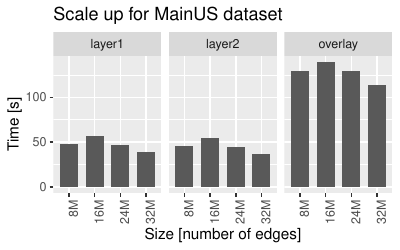

Write R code to recreate this figure.
library(tidyverse)
setwd("~/Documents/SDCEL/figures/experiments/")

data0 = enframe(read_lines("MainUS_scaleup_v03.txt"), value="line")

data1 = data0 %>%
  filter(str_detect(line, 'TIME')) 

fields1 = c("ts","start","appId","time","tag","stage","data")
fields2 = c("dataset", "tolerance", "overlay_method", "overlay_level", "partitions", "nodes", "run")
fields3 = c(NA, NA, NA, "size")
data2 = data1 %>% 
  separate(sep = "\\|", col = "line", into = fields1, extra = "drop") %>%
  separate(sep = "_"  , col = "data", into = fields2, extra = "drop") %>%
  separate(sep = "/"  , col = "dataset", into = fields3, extra = "drop") %>%
  filter(stage == "layer1" | stage == "layer2" | stage == "overlay") %>%
  select(time, stage, size) %>%
  mutate(time = as.numeric(time) / 1000.0, size = as.factor(size)) %>%
  mutate(size = recode_factor(size, S0 = "8M", S1 = "16M", S2 = "24M", S3 = "32M"))

size_labels = c("8M", "16M", "24M", "32M")
data3 = data2 %>%
  group_by(size, stage) %>% summarise(time = mean(time))  %>%
  mutate(size = fct_relevel(size, size_labels))

write_tsv(data3, "MainUS_scaleup.tsv")

p = ggplot(data3, aes(x = size, y = time)) + 
  geom_col(width = 0.7, position="dodge") + 
  theme(axis.text.x = element_text(angle = 90, hjust = 1)) +
  labs(x="Size [number of edges]", y="Time [s]", title=paste0("Scale up for MainUS dataset")) +
  facet_wrap(~ stage)
plot(p)

ggsave(paste0("MainUS_scaleup.pdf"), width = 4, height = 2.5)